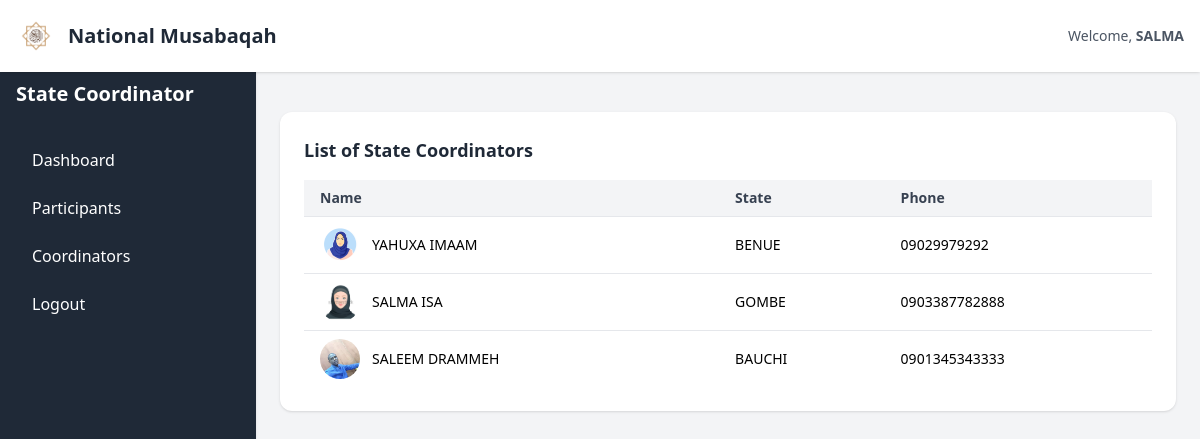
Page /state-cord (signed in) on the committed database.
### musabaqah/models.py (models this page shows, shortened)
class StateUser(models.Model):
    first_name = models.CharField(max_length=100)
    last_name = models.CharField(max_length=100)
    email = models.EmailField(unique=True)
    phone = models.CharField(max_length=13)
    role = models.CharField(max_length=20, default='cordinator')
    avatar = models.ImageField(upload_to='avatars/', blank=True, null=True)
    state = models.CharField(max_length=2, choices=NIGERIAN_STATES)
    password = models.CharField(max_length=128, default=make_password('1234'))  # default hashed password

### musabaqah/views.py (the view)
# urls.py: path('state-cord', views.state_cord, name="state-cord"),   # the cord means cordinators
def state_cord(request):
    user_id = request.session.get('state_user_id')
    if not user_id:
        return redirect('my-login')
    state_user = StateUser.objects.get(id=user_id)
    cord = StateUser.objects.all()
    context = {
        'cord': cord,
        'state_user': state_user
    }
    return render(request, 'musabaqah/state-cord.html', context)

### musabaqah/templates/musabaqah/state-cord.html (shortened to what this page needs)
{% load static %}
<!DOCTYPE html>
<html lang="en">
<head>
    <script src="https://cdn.tailwindcss.com"></script>
</head>
<body class="bg-gray-100 font-sans">
    <header class="fixed top-0 left-0 right-0 bg-white shadow z-50">
        <div class="max-w-7xl mx-auto px-4 py-4 flex justify-between items-center">
            <div class="flex items-center">
                <img src="{% static 'images/quran.jpg' %}" alt="Logo" class="w-10 h-10 object-contain rounded-full mr-3">
                <h1 class="text-xl text-gray-800 font-bold">National Musabaqah</h1>
            </div>
            <div class="text-sm text-gray-600">
                Welcome, <span class="font-semibold">{{ state_user.first_name|upper }}</span>
            </div>
        </div>
    </header>
    <div class="flex">
        {% include 'musabaqah/state-aside.html' %}
        <main class="flex-1 pt-24 px-6 md:ml-64">
            <div class="bg-white p-6 rounded-xl shadow mt-4 max-w-5xl mx-auto">
                <h3 class="text-lg font-semibold mb-4 text-gray-800">List of State Coordinators</h3>
                <div class="overflow-x-auto">
                    <table class="min-w-full table-auto text-sm">
                        <thead class="bg-gray-100 text-gray-700">
                            <tr>
                                <th class="px-4 py-2 text-left">Name</th>
                                <th class="px-4 py-2 text-left">State</th>
                                <th class="px-4 py-2 text-left">Phone</th>
                            </tr>
                        </thead>
                        <tbody>
                            {% for user in cord %}
                            <tr class="border-t">
                                <td class="px-4 py-2 text-left flex items-center gap-3">
                                    {% if user.avatar.url %}
                                        <img src="{{ user.avatar.url }}" alt="{{ user.first_name }}" class="w-10 h-10 rounded-full object-cover">
                                    {% else %}
                                        <div class="w-10 h-10 bg-gray-300 rounded-full flex items-center justify-center text-sm text-white">N/A</div>
                                    {% endif %}
                                    <span>{{ user.first_name|upper }} {{ user.last_name|upper }}</span>
                                </td>
                                <td class="px-4 py-2 text-left">{{ user.get_state_display|upper }}</td>
                                <td class="px-4 py-2 text-left">{{ user.phone }}</td>
                            </tr>
                            {% empty %}
                            <tr>
                                <td colspan="3" class="text-center text-gray-500 py-4">No state coordinators found.</td>
                            </tr>
                            {% endfor %}
                        </tbody>
                    </table>
                </div>
            </div>
        </main>
    </div>
</body>
</html>

### rows in the picture
StateUser: first_name "SALMA", avatar (picture), last_name "ISA", state "GOMBE", phone "0903387782888"
StateUser: avatar (picture), first_name "YAHUXA", last_name "IMAAM", state "BENUE", phone "09029979292"
StateUser: avatar (placeholder picture), first_name "SALEEM", last_name "DRAMMEH", state "BAUCHI", phone "0901345343333"
